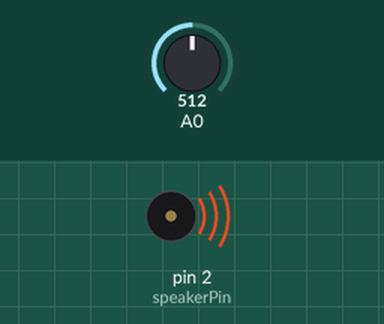
This sketch was run on a simulated Arduino Uno, built with avr-gcc and run on an emulated ATmega328P. On the bench: buzzer (waves = sounding). The test bench sets the inputs (shaded band); at power-on: A0 = 512. What the sketch prints to the serial monitor is not drawn.

Above: at 0.05 s.
Timing chart, 0 to 3.0 s (numbered marks = the images above):
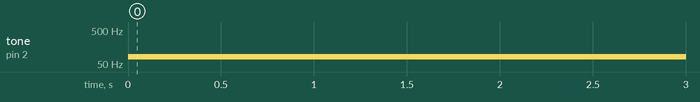

Measured:
- by itself, tone on pin 2 (speakerPin): silent → 82 Hz at 0.00 s

The sketch:

tonePitchFollower.ino
```cpp
/*
Exercise

Modified by Tiffany Chan for DHSI 2016

Adapted from Oscar Liang's sketch:
https://oscarliang.com/using-potentiometer-to-control-piezo-speaker-for-v/

The pitch varies with the position of the potentiometer.
*/

//make a list of 21 pitches to play
int notes[] = {
31,33,37,41,44,49,55,
62,65,73,82,87,98,110,
123,131,147,165,175,196,220};

//B0, C1, D1, E1, F1, G1, A1,
//B1, C2, D2, E2, F2, G2, A2,
//B2, C3, D3, E3, F3, G3, A3

int Tone = 0;
int speakerPin = 2;

void setup() {
  Serial.begin(9600);
}

void loop() {

// Get potentiometer input
int sensorValue = analogRead(A0); // 0 – 1023

//Print the sensor value to the serial monitor
Serial.println(sensorValue);

// To calculate the corresponding pitch, we divide the sensor value
// by 49 (1023/21 = ~49). This way, each pitch corresponds to a
// particular range of values (1st tone = 0-49, 2nd = 50-99 and so on)
int pitch = sensorValue/49;

//Using the tone command, play the corresponding pitch
tone(speakerPin, notes[pitch], 100);

// delay to let it finish ‘tone’ instruction.
delay(100);

}
```
